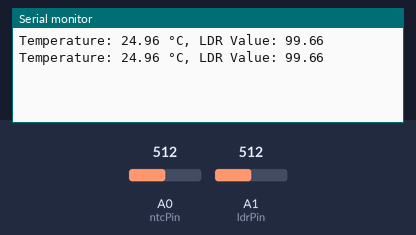
Simulated run of this sketch. Board: Arduino Uno, built with avr-gcc and run on an emulated ATmega328P. Shown: the last lines printed to the serial monitor. The test bench sets the inputs (shaded band); at power-on: A1 (ldrPin) = 512, A0 (ntcPin) = 512.

Above: at 1.8 s.
1.9 s: A1 (ldrPin) set to 0
At 2.8 s:
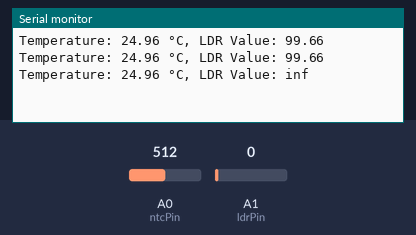
4.5 s: A0 (ntcPin) set to 716
At 5.3 s:
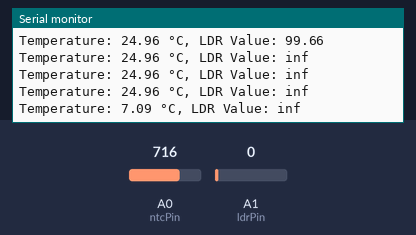
6.0 s: A1 (ldrPin) set to 122
At 6.8 s:
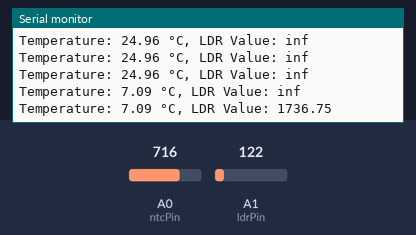
7.5 s: A0 (ntcPin) set to 900
At 8.8 s:
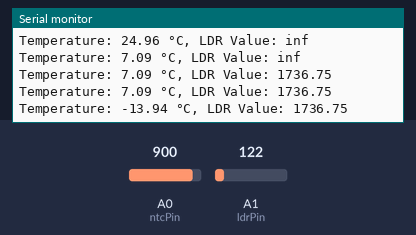
Timing chart, 0 to 10.0 s (numbered marks = the images above; inputs shaded):
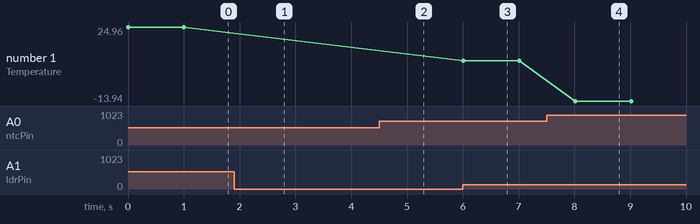

The sketch:

Bai_6.1.ino
```cpp
const int ntcPin = A0; // Chân cảm biến NTC
const int ldrPin = A1; // Chân cảm biến LDR

const float BETA = 3950;

const float GAMMA = 0.7;
const float RL10 = 50;

void setup() {
  Serial.begin(9600);
}

void loop() {
  int ntcValue = analogRead(ntcPin);
  float celsius = 1 / (log(1 / (1023. / ntcValue - 1)) / BETA + 1.0 / 298.15) - 273.15;

  int ldrValue = analogRead(ldrPin);
  float voltage = ldrValue / 1024. * 5;
  float resistance = 2000 * voltage / (1 - voltage / 5);
  float lux = pow(RL10 * 1e3 * pow(10, GAMMA) / resistance, (1 / GAMMA));

  Serial.print("Temperature: ");
  Serial.print(celsius);
  Serial.print(" °C, LDR Value: ");
  Serial.println(lux);

  delay(1000);
}
```

Measured:
- after the input at 1.9 s, the serial monitor: prints a new line after 0.11 s (image 1)
- after the input at 4.5 s, the serial monitor: prints a new line after 0.51 s (image 2)
- after the input at 6.0 s, the serial monitor: prints a new line at once (image 3)
- after the input at 7.5 s, the serial monitor: prints a new line after 0.52 s (image 4)
- plotted number 1: 7.09 → -13.94 after the input at 7.5 s
